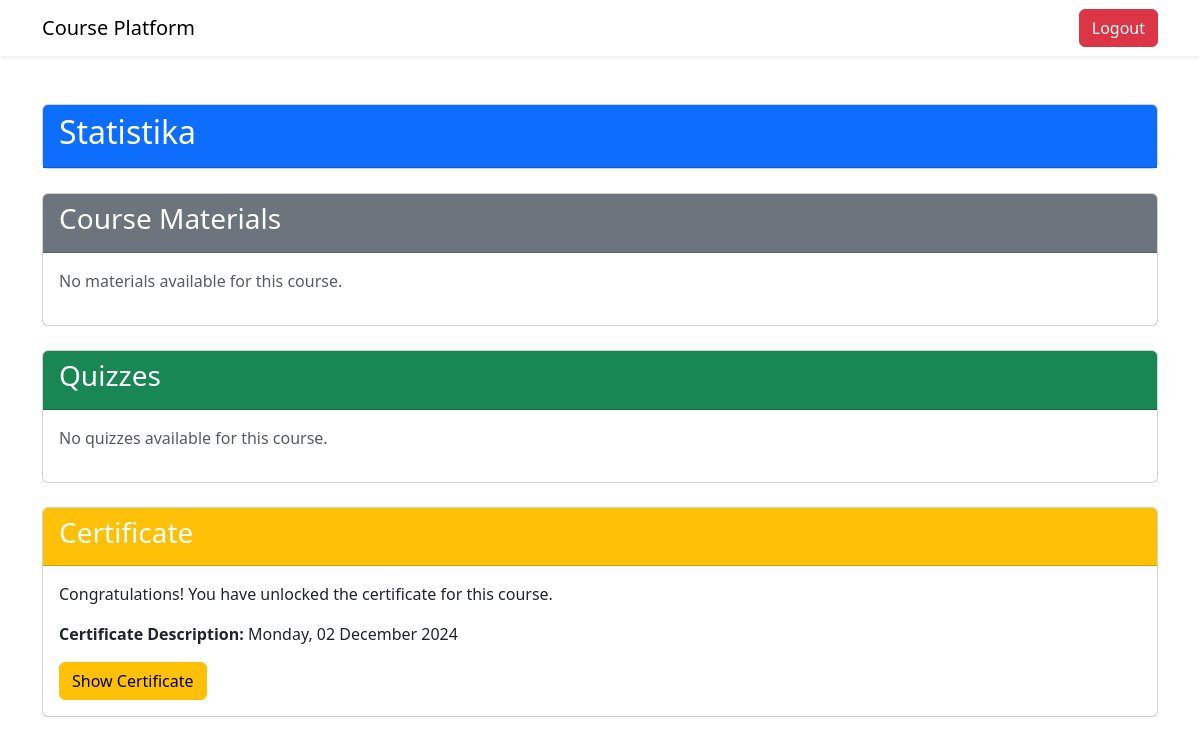
The app's page /student/course/1 (signed in), older data.
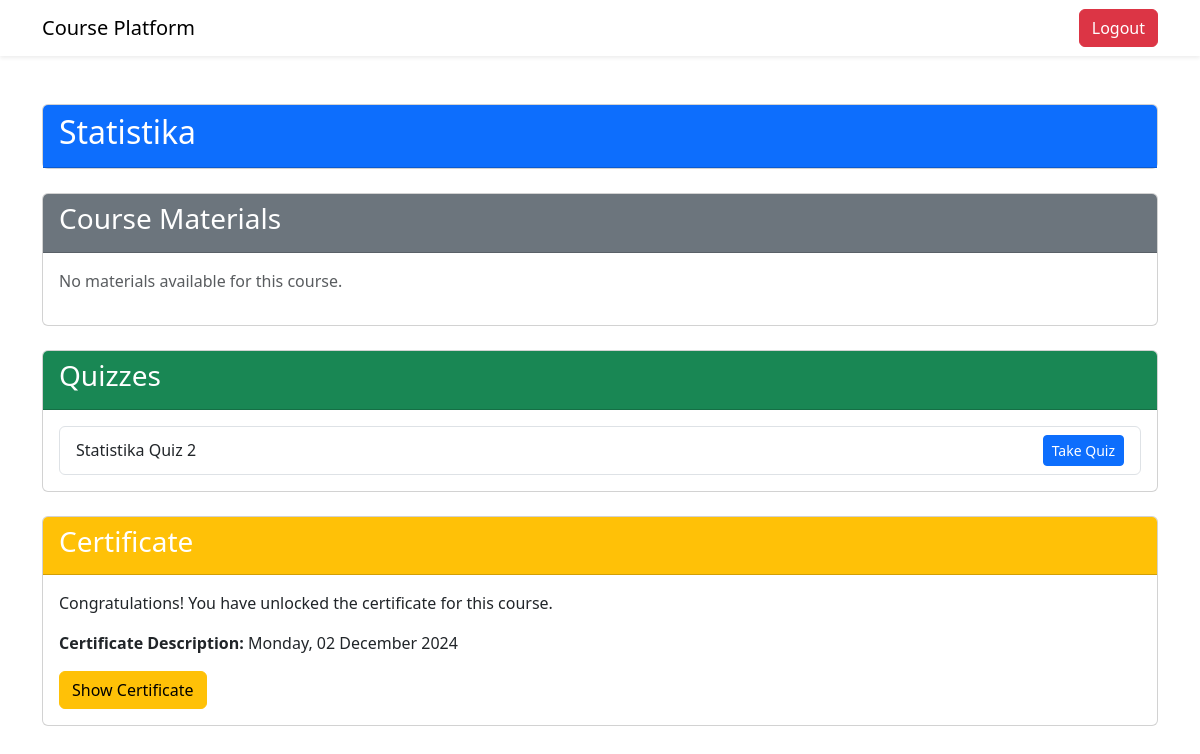
The same page, newer data.
### tables this page shows
CREATE TABLE quiz (
                id INTEGER PRIMARY KEY AUTOINCREMENT,
                id_kursus INTEGER,
                title TEXT NOT NULL,
                FOREIGN KEY (id_kursus) REFERENCES kursus(id_kursus)
            );

### features/student.py (the view)
    def student_course_detail(self, course_id):
        if not session.get('email') or session.get('role') != 'user':
            return redirect(url_for('home'))
        email = session.get('email')
        student = query_db('SELECT * FROM peserta WHERE email = ?', [email], one=True)
        if not student:
            return redirect(url_for('home'))
        student_id = student['id_peserta']
        course = query_db('SELECT * FROM kursus WHERE id_kursus = ?', [course_id], one=True)
        materis = query_db('SELECT * FROM materi WHERE id_kursus = ?', [course_id])
        quiz = query_db('SELECT * FROM quiz WHERE id_kursus = ?', [course_id])
        if not course:
            return redirect(url_for('home'))
        payment = query_db(
            'SELECT * FROM pembayaran WHERE id_peserta = ? AND id_kursus = ?',
            [student_id, course_id],
            one=True
        )
        certificate = None
        if payment and payment['status'] == 'paid':
            certificate = query_db(
                'SELECT * FROM sertifikat WHERE id_peserta = ? AND id_kursus = ?',
                [student_id, course_id],
                one=True
            )
        return render_template(
            'student/course_detail.html',
            course=course,
            materis=materis,
            quiz=quiz,
            payment=payment,
            certificate=certificate
        )

### database.py (called while the page is built)
def get_db():
    db = getattr(g, '_database', None)
    if db is None:
        db = g._database = sqlite3.connect(DATABASE)
        db.row_factory = sqlite3.Row
    return db

def query_db(query, args=(), one=False):
    cur = get_db().execute(query, args)
    rv = cur.fetchall()
    cur.close()
    get_db().commit()
    return (rv[0] if rv else None) if one else rv

### templates/student/course_detail.html (shortened to what this page needs)
<!DOCTYPE html>
<html lang="en">
<head>
    <link href="https://cdn.jsdelivr.net/npm/bootstrap@5.3.0-alpha3/dist/css/bootstrap.min.css" rel="stylesheet">
</head>
<body>
    <nav class="navbar navbar-expand-lg navbar-light bg-white shadow-sm">
        <div class="container">
            <a class="navbar-brand" href="/">Course Platform</a>
            <div class="d-flex">
                <a href="/logout" class="btn btn-danger">Logout</a>
            </div>
        </div>
    </nav>
    <div class="container my-5">
        <div class="card mb-4">
            <div class="card-header bg-primary text-white">
                <h2>{{ course.nama_kursus }}</h2>
            </div>
        </div>
        <div class="card mb-4">
            <div class="card-header bg-secondary text-white">
                <h3>Course Materials</h3>
            </div>
            <div class="card-body">
                {% if materis %}
                <ul class="list-group">
                    {% for materi in materis %}
                    <li class="list-group-item">
                        <h5 id="text-container-{{ materi.id_materi }}"></h5>
                        {% if materi.link_youtube_video %}
                        <br>
                        <a href="{{ materi.link_youtube_video }}" target="_blank" class="btn btn-link m-0 p-0">Watch
                            Video</a>
                        {% endif %}
                    </li>
                    {% endfor %}
                </ul>
                {% else %}
                <p class="text-muted">No materials available for this course.</p>
                {% endif %}
            </div>
        </div>
        <div class="card">
            <div class="card-header bg-success text-white">
                <h3>Quizzes</h3>
            </div>
            <div class="card-body">
                {% if quiz %}
                <ul class="list-group">
                    {% for q in quiz %}
                    <li class="list-group-item d-flex justify-content-between align-items-center">
                        {{ q.title }}
                        <a href="{{ url_for('take_quizs', quiz_id=q.id) }}" class="btn btn-primary btn-sm">
                            Take Quiz
                        </a>
                    </li>
                    {% endfor %}
                </ul>
                {% else %}
                <p class="text-muted">No quizzes available for this course.</p>
                {% endif %}
            </div>
        </div>
        <div class="card mt-4">
            <div class="card-header bg-warning text-white">
                <h3>Certificate</h3>
            </div>
            <div class="card-body">
                {% if payment and payment.status == 'paid' %}
                {% if certificate %}
                <p>Congratulations! You have unlocked the certificate for this course.</p>
                <p><strong>Certificate Description:</strong> {{ certificate.keterangan }}</p>
                <a href="/certificate/{{ payment.id_kursus }}/{{ payment.id_peserta }}" class="btn btn-warning">Show
                    Certificate</a>
                {% else %}
                <p>Your payment is successful, but the certificate has not been issued yet.</p>
                <a href="/request-certificate/{{ payment.id_kursus }}/{{ payment.id_peserta }}"
                    class="btn btn-warning">Request Certificate</a>
                {% endif %}
                {% else %}
                <p>This certificate is locked. Complete the payment to unlock it.</p>
                <a href="{{ url_for('payment', course_id=course.id_kursus) }}" class="btn btn-success">Pay Now</a>
                {% endif %}
            </div>
        </div>
    </div>
</body>
</html>

Row changes from the older to the newer data that the page shows:
added quiz: title "Statistika Quiz 2"
Text that changed along with them:
text no longer shown: "No quizzes available for this course."
